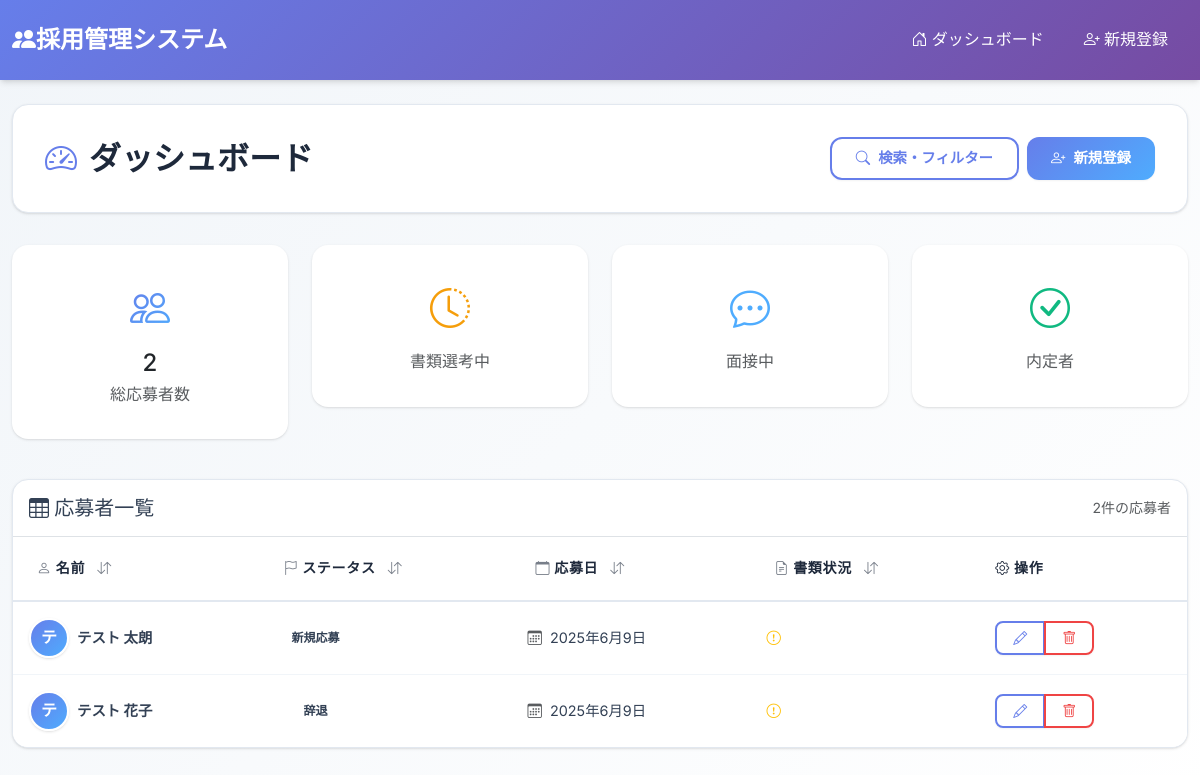
The app's page /recruit/, older data.
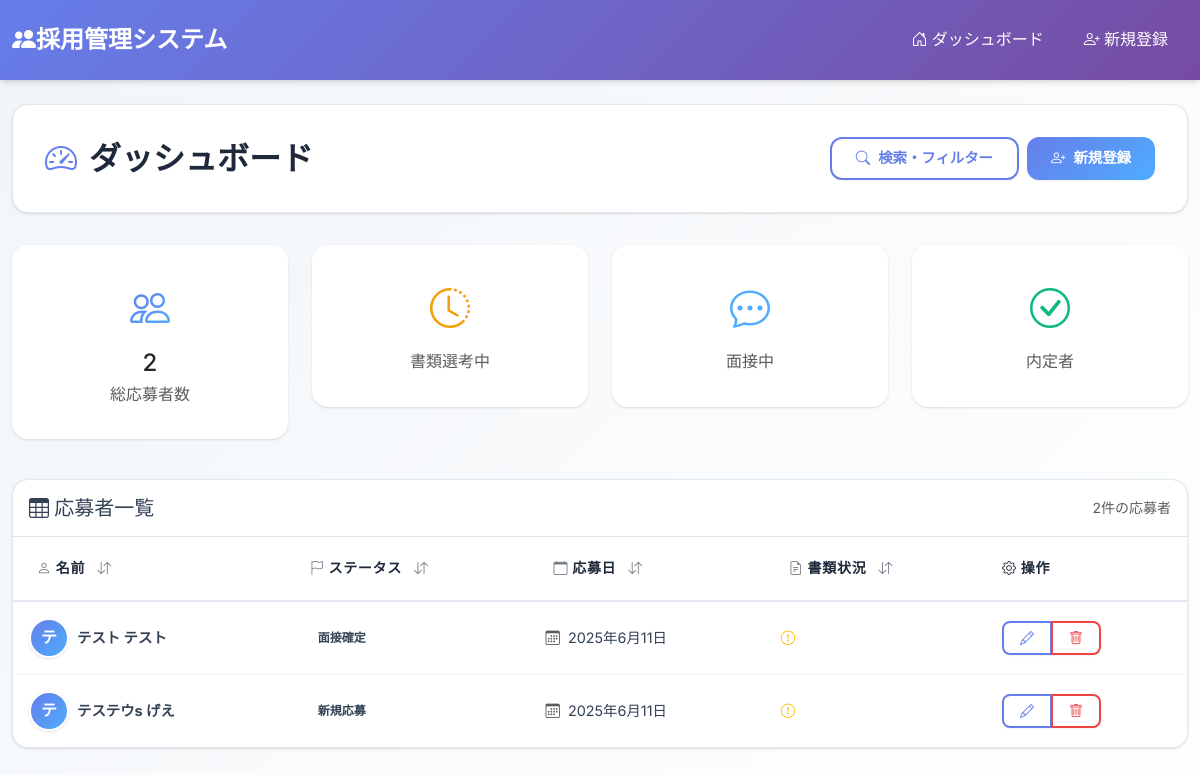
The same page, newer data.
### recruit/models.py (models this page shows, shortened)
class Recruit(models.Model):
    id = models.AutoField(primary_key=True)
    STATUS_CHOICES = [
        ('新規応募', '新規応募'),
        ('書類選考NG', '書類選考NG'),
        ('面接調整中', '面接調整中'),
        ('面接確定', '面接確定'),
        ('面接NG', '面接NG'),
        ('オファ面調整中', 'オファ面調整中'),
        ('オファ面確定', 'オファ面確定'),
        ('オファ面NG', 'オファ面NG'),
        ('辞退', '辞退'),
        ('内定承諾', '内定承諾'),
    ]
    DOCUMENT_RESULT_CHOICES = [
        ('', '選択してください'),
        ('合格', '合格'),
        ('書類NG', '書類NG'),
        ('未', '未'),
    ]
    INTERVIEW_RESULT_CHOICES = [
        ('', '選択してください'),
        ('合格', '合格'),
        ('面接NG', '面接NG'),
        ('未', '未'),
    ]
    MEDIA_CHOICES = [
        ('', '選択してください'),
        ('Indeed', 'Indeed'),
        ('Wantedly', 'Wantedly'),
        ('Green', 'Green'),
        ('その他', 'その他'),
    ]
    REMINDER_CHOICES = [
        ('', '選択してください'),
        ('送信済み', '送信済み'),
        ('未送信', '未送信'),
    ]
    status = models.CharField(
        max_length=100,
        verbose_name='選考進捗',
        default='未対応',
        choices=STATUS_CHOICES
    )
    memo = models.TextField(blank=True, null=True, verbose_name='備考')
    job_title = models.CharField(max_length=100, blank=True, null=True, verbose_name='職種')
    entry_day = models.DateField(default=timezone.now, verbose_name='応募日')
    last_name = models.CharField(max_length=100, verbose_name='姓', default='')
    first_name = models.CharField(max_length=100, verbose_name='名', default='')
    last_name_kana = models.CharField(max_length=100, verbose_name='セイ', default='')
    first_name_kana = models.CharField(max_length=100, verbose_name='メイ', default='')
    age = models.IntegerField(blank=True, null=True, verbose_name='年齢')
    mobile_number = models.CharField(max_length=20, blank=True, null=True, verbose_name='携帯番号')
    email = models.EmailField(blank=True, null=True, verbose_name='メールアドレス')
    gender = models.CharField(max_length=10, blank=True, null=True, verbose_name='性別')
    prefectures = models.CharField(max_length=50, blank=True, null=True, verbose_name='都道府県')
    address = models.CharField(max_length=200, blank=True, null=True, verbose_name='現住所')
    nationality = models.CharField(max_length=50, blank=True, null=True, verbose_name='国籍')
    gmail_address = models.EmailField(blank=True, null=True, verbose_name='Gmail')
    document_result = models.CharField(
        max_length=50,
        blank=True,
        null=True,
        verbose_name='書類選考合否',
        choices=DOCUMENT_RESULT_CHOICES
    )
    interview_day = models.DateField(blank=True, null=True, verbose_name='面接日程')
    interview_url = models.URLField(blank=True, null=True, verbose_name='面接URL')
    interview_result = models.CharField(
        max_length=50,
        blank=True,
        null=True,
        verbose_name='面接合否',
        choices=INTERVIEW_RESULT_CHOICES
    )
    interview_reminder_email = models.CharField(
        max_length=50,
        blank=True,
        null=True,
        verbose_name='面接リマインドメール',
        choices=REMINDER_CHOICES
    )
    interview_reminder_call = models.CharField(
        max_length=50,
        blank=True,
        null=True,
        verbose_name='面接リマインド電話',
        choices=REMINDER_CHOICES
    )
    interview_done = models.BooleanField(default=False, verbose_name='面接実施有無')
    interviewer = models.CharField(max_length=100, blank=True, null=True, verbose_name='面接担当者')
    interview_feedback = models.TextField(blank=True, null=True, verbose_name='面接_所感')
    offer_day = models.DateField(blank=True, null=True, verbose_name='オファー面談日程')
    offer_url = models.URLField(blank=True, null=True, verbose_name='オファ面URL')
    offer_accepted = models.BooleanField(default=False, verbose_name='内定承諾')
    offer_reminder_email = models.CharField(
        max_length=50,
        blank=True,
        null=True,
        verbose_name='オファー面談リマインドメール',
        choices=REMINDER_CHOICES
    )
    offer_reminder_call = models.CharField(
        max_length=50,
        blank=True,
        null=True,
        verbose_name='オファー面談リマインド電話',
        choices=REMINDER_CHOICES
    )
    offer_done = models.BooleanField(default=False, verbose_name='オファ面参加有無')
    offer_result = models.BooleanField(default=False, verbose_name='内定')
    offer_manager = models.CharField(max_length=100, blank=True, null=True, verbose_name='オファー面談_担当者')
    offer_answer = models.TextField(blank=True, null=True, verbose_name='オファー面談_回答')
    offer_hold_date = models.DateField(blank=True, null=True, verbose_name='内定保留期日')
    offer_feedback = models.TextField(blank=True, null=True, verbose_name='オファー面談_所感')
    media = models.CharField(
        max_length=100,
        blank=True,
        null=True,
        verbose_name='媒体',
        choices=MEDIA_CHOICES
    )
    reference_site = models.URLField(blank=True, null=True, verbose_name='参考サイト')
    unique_question_answer = models.TextField(blank=True, null=True, verbose_name='ユニークな質問の回答')
    curriculum = models.CharField(max_length=100, blank=True, null=True, verbose_name='カリキュラム')
    area = models.CharField(max_length=100, blank=True, null=True, verbose_name='エリア')
    relocation_plan = models.CharField(max_length=100, blank=True, null=True, verbose_name='引越し予定')
    commuting_method = models.CharField(max_length=100, blank=True, null=True, verbose_name='通勤手段')
    time_to_office = models.CharField(max_length=100, blank=True, null=True, verbose_name='オフィスまでの時間')
    join_company = models.CharField(max_length=100, blank=True, null=True, verbose_name='入社希望時期')
    parallels_company = models.IntegerField(blank=True, null=True, verbose_name='並行数')
    medical_condition = models.BooleanField(default=False, verbose_name='通院/持病')
    medical_details = models.TextField(blank=True, null=True, verbose_name='持病詳細')
    final_education = models.CharField(max_length=200, blank=True, null=True, verbose_name='最終学歴')
    learning_level = models.CharField(max_length=100, blank=True, null=True, verbose_name='入社前学習レベル')
    job_change = models.IntegerField(blank=True, null=True, verbose_name='転職回数')
    last_job_duration = models.CharField(max_length=100, blank=True, null=True, verbose_name='直近の仕事の在籍期間')
    why_it = models.TextField(blank=True, null=True, verbose_name='ITへ転職経緯')
    attraction_1 = models.TextField(blank=True, null=True, verbose_name='TNGの魅力1')
    attraction_2 = models.TextField(blank=True, null=True, verbose_name='TNGの魅力2')
    attraction_3 = models.TextField(blank=True, null=True, verbose_name='TNGの魅力3')
    attraction_4 = models.TextField(blank=True, null=True, verbose_name='TNGの魅力4')
    vision_1 = models.CharField(max_length=100, blank=True, null=True, verbose_name='ビジョン1')
    vision_2 = models.CharField(max_length=100, blank=True, null=True, verbose_name='ビジョン2')
    vision_3 = models.CharField(max_length=100, blank=True, null=True, verbose_name='ビジョン3')
    tattoo = models.BooleanField(default=False, verbose_name='タトゥー')
    other_company = models.TextField(blank=True, null=True, verbose_name='他社選考数')
    comparison_points1 = models.TextField(blank=True, null=True, verbose_name='他社比較ポイント1')
    comparison_points2 = models.TextField(blank=True, null=True, verbose_name='他社比較ポイント2')
    personality_type = models.CharField(max_length=100, blank=True, null=True, verbose_name='性格タイプ')
    impression = models.TextField(blank=True, null=True, verbose_name='感触')
    grip = models.TextField(blank=True, null=True, verbose_name='グリップ')
    decision_curriculum = models.CharField(max_length=100, blank=True, null=True, verbose_name='カリキュラム')
    side_job = models.TextField(blank=True, null=True, verbose_name='副業相談')
    sheet_response = models.BooleanField(default=False, verbose_name='シート回答')
    created_at = models.DateTimeField('作成日時', default=timezone.now)
    updated_at = models.DateTimeField('更新日時', default=timezone.now)
    class Meta:
        verbose_name = '応募者'
        verbose_name_plural = '応募者'

### recruit/views.py (the view)
# urls.py: path('', views.recruit_list, name='recruit_list'),
def recruit_list(request):
    recruits = Recruit.objects.all().order_by('-entry_day')
    return render(request, 'recruit/index.html', {'recruits': recruits})

### recruit/templates/recruit/index.html (shortened to what this page needs)
{% extends 'base.html' %}
{% block content %}
<div class="container mt-4 fade-in-up">
    <div class="page-header">
        <div class="d-flex justify-content-between align-items-center">
            <h1 class="page-title">
                <i class="bi bi-speedometer2"></i>
                ダッシュボード
            </h1>
            <div class="d-flex gap-2">
                <button type="button" class="btn btn-outline-primary" data-bs-toggle="modal" data-bs-target="#searchModal">
                    <i class="bi bi-search"></i>
                    検索・フィルター
                </button>
                <a href="{% url 'recruit_create' %}" class="btn btn-primary">
                    <i class="bi bi-person-plus"></i>
                    新規登録
                </a>
            </div>
        </div>
    </div>
    <div class="row mb-4">
        <div class="col-lg-3 col-md-6 mb-3">
            <div class="card text-center">
                <div class="card-body">
                    <i class="bi bi-people text-gradient" style="font-size: 2.5rem;"></i>
                    <h4 class="mt-2 mb-1">{{ recruits|length }}</h4>
                    <p class="text-muted mb-0">総応募者数</p>
                </div>
            </div>
        </div>
        <div class="col-lg-3 col-md-6 mb-3">
            <div class="card text-center">
                <div class="card-body">
                    <i class="bi bi-clock-history" style="font-size: 2.5rem; color: var(--warning-color);"></i>
                    <p class="text-muted mb-0">書類選考中</p>
                </div>
            </div>
        </div>
        <div class="col-lg-3 col-md-6 mb-3">
            <div class="card text-center">
                <div class="card-body">
                    <i class="bi bi-chat-dots" style="font-size: 2.5rem; color: var(--accent-color);"></i>
                    <p class="text-muted mb-0">面接中</p>
                </div>
            </div>
        </div>
        <div class="col-lg-3 col-md-6 mb-3">
            <div class="card text-center">
                <div class="card-body">
                    <i class="bi bi-check-circle" style="font-size: 2.5rem; color: var(--success-color);"></i>
                    <p class="text-muted mb-0">内定者</p>
                </div>
            </div>
        </div>
    </div>
    <div class="table-container">
        <div class="d-flex justify-content-between align-items-center p-3 border-bottom">
            <h5 class="mb-0">
                <i class="bi bi-table"></i>
                応募者一覧
            </h5>
            <small class="text-muted">{{ recruits|length }}件の応募者</small>
        </div>
        <div class="table-responsive">
            <table class="table mb-0">
                <thead>
                    <tr>
                        <th class="sortable" data-sort="name">
                            <i class="bi bi-person"></i>
                            名前
                            {% if request.GET.sort == 'name' %}
                                {% if request.GET.order == 'asc' %}
                                    <i class="bi bi-sort-alpha-down"></i>
                                {% else %}
                                    <i class="bi bi-sort-alpha-up"></i>
                                {% endif %}
                            {% else %}
                                <i class="bi bi-arrow-down-up"></i>
                            {% endif %}
                        </th>
                        <th class="sortable" data-sort="status">
                            <i class="bi bi-flag"></i>
                            ステータス
                            {% if request.GET.sort == 'status' %}
                                {% if request.GET.order == 'asc' %}
                                    <i class="bi bi-sort-alpha-down"></i>
                                {% else %}
                                    <i class="bi bi-sort-alpha-up"></i>
                                {% endif %}
                            {% else %}
                                <i class="bi bi-arrow-down-up"></i>
                            {% endif %}
                        </th>
                        <th class="sortable" data-sort="entry_day">
                            <i class="bi bi-calendar"></i>
                            応募日
                            {% if request.GET.sort == 'entry_day' %}
                                {% if request.GET.order == 'asc' %}
                                    <i class="bi bi-sort-numeric-down"></i>
                                {% else %}
                                    <i class="bi bi-sort-numeric-up"></i>
                                {% endif %}
                            {% else %}
                                <i class="bi bi-arrow-down-up"></i>
                            {% endif %}
                        </th>
                        <th class="sortable" data-sort="documents_status">
                            <i class="bi bi-file-earmark-text"></i>
                            書類状況
                            {% if request.GET.sort == 'documents_status' %}
                                {% if request.GET.order == 'asc' %}
                                    <i class="bi bi-sort-alpha-down"></i>
                                {% else %}
                                    <i class="bi bi-sort-alpha-up"></i>
                                {% endif %}
                            {% else %}
                                <i class="bi bi-arrow-down-up"></i>
                            {% endif %}
                        </th>
                        <th>
                            <i class="bi bi-gear"></i>
                            操作
                        </th>
                    </tr>
                </thead>
                <tbody>
                    {% for recruit in recruits %}
                    <tr>
                        <td>
                            <div class="d-flex align-items-center">
                                <div class="avatar-circle me-2">
                                    {{ recruit.last_name|first }}
                                </div>
                                <strong>{{ recruit.last_name }} {{ recruit.first_name }}</strong>
                            </div>
                        </td>
                        <td>
                            <span class="status-badge {{ recruit.status }}">
                                {{ recruit.status }}
                            </span>
                        </td>
                        <td>
                            <i class="bi bi-calendar3 text-muted me-1"></i>
                            {{ recruit.entry_day|date:"Y年n月j日" }}
                        </td>
                        <td>
                            {% if recruit.document_status == '提出済み' %}
                                <i class="bi bi-check-circle text-success me-1"></i>
                            {% elif recruit.document_status == '未提出' %}
                                <i class="bi bi-x-circle text-danger me-1"></i>
                            {% else %}
                                <i class="bi bi-exclamation-circle text-warning me-1"></i>
                            {% endif %}
                        </td>
                        <td>
                            <div class="btn-group" role="group">
                                <a href="{% url 'recruit_edit' recruit.pk %}" class="btn btn-sm btn-outline-primary" title="編集">
                                    <i class="bi bi-pencil"></i>
                                </a>
                                <a href="{% url 'recruit_delete' recruit.pk %}" class="btn btn-sm btn-outline-danger" title="削除">
                                    <i class="bi bi-trash"></i>
                                </a>
                            </div>
                        </td>
                    </tr>
                    {% endfor %}
                </tbody>
            </table>
        </div>
    </div>
</div>
{% endblock %}

Row changes from the older to the newer data that the page shows:
removed Recruit: last_name|first "テ", last_name "テスト", first_name "太朗", status "新規応募", entry_day "2025年6月9日"
removed Recruit: last_name|first "テ", last_name "テスト", first_name "花子", status "辞退", entry_day "2025年6月9日"
added Recruit: last_name|first "テ", last_name "テスト", first_name "テスト", status "面接確定", entry_day "2025年6月11日"
added Recruit: last_name|first "テ", last_name "テステウs", first_name "げえ", status "新規応募", entry_day "2025年6月11日"
